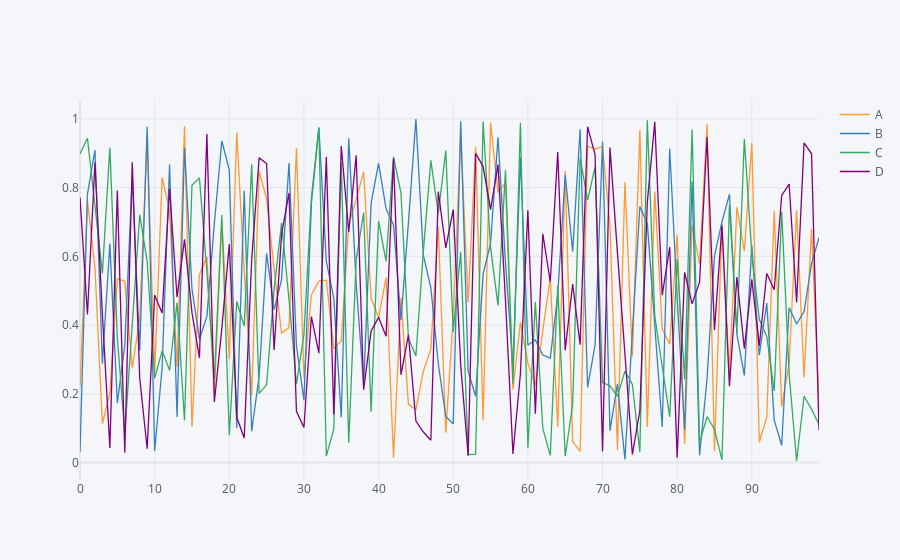

The notebook cell saved with this chart:
### Code cell
df.iplot() # Interactive plot
